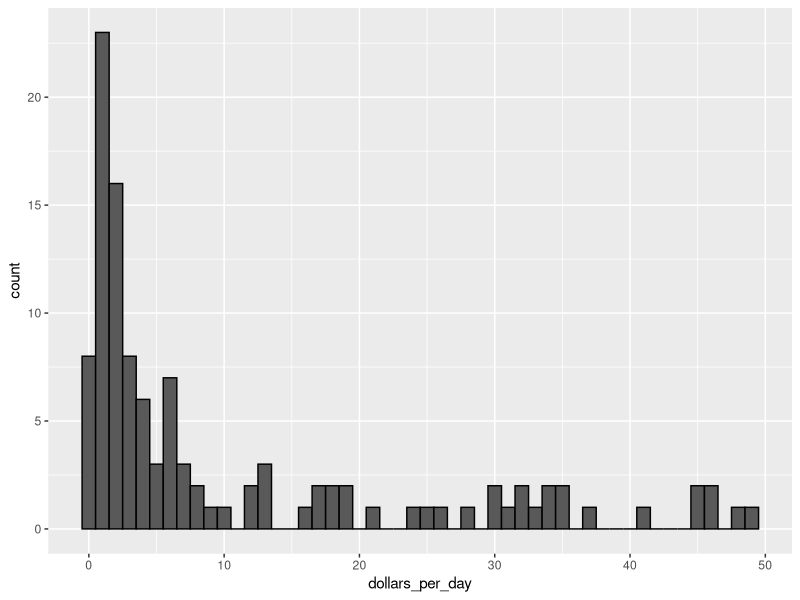
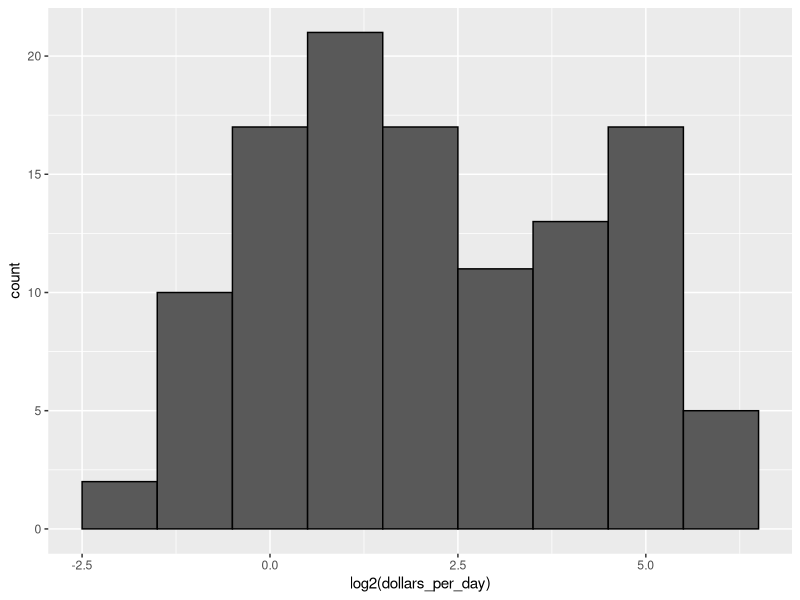
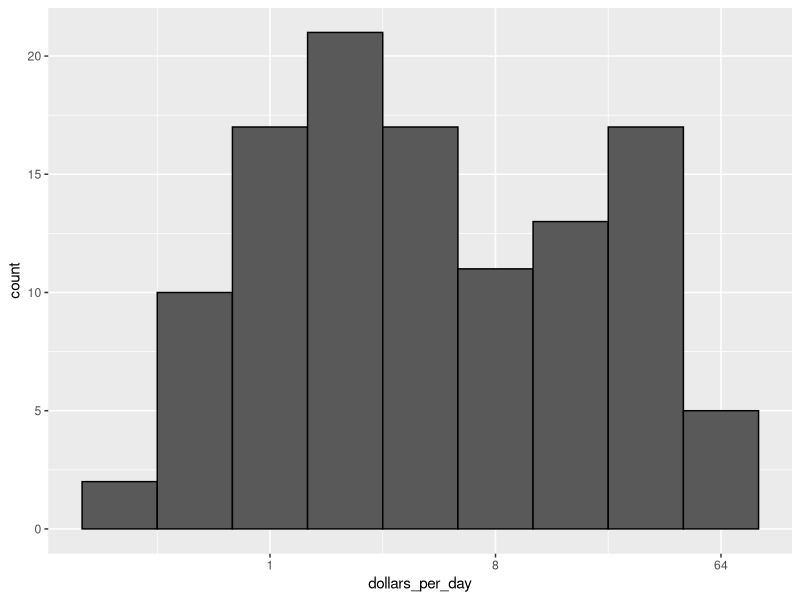
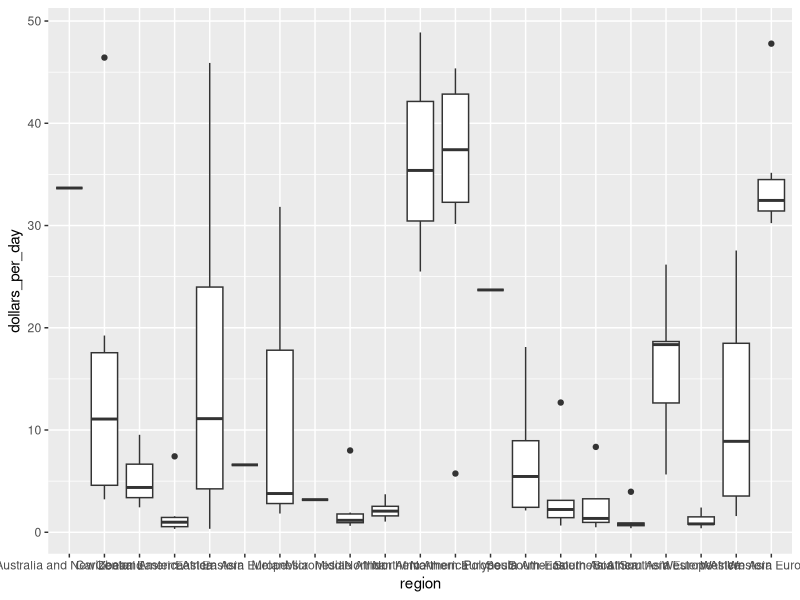
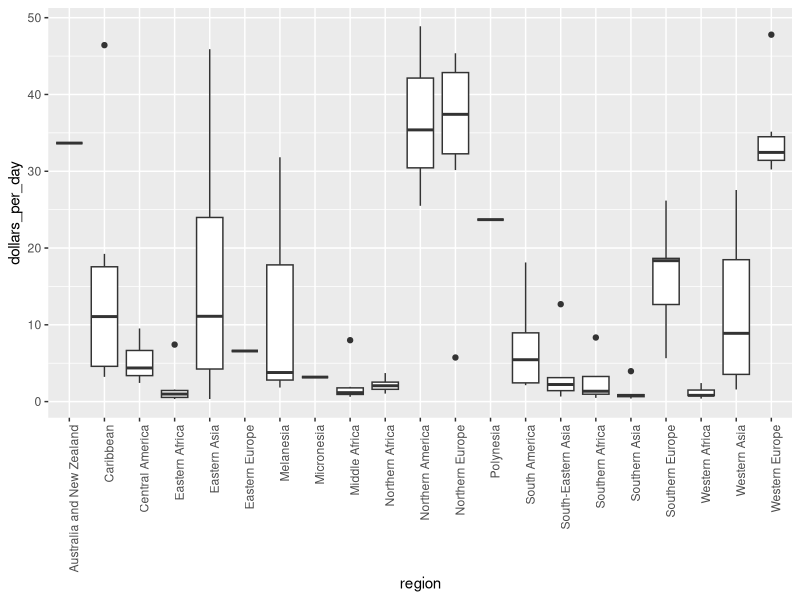
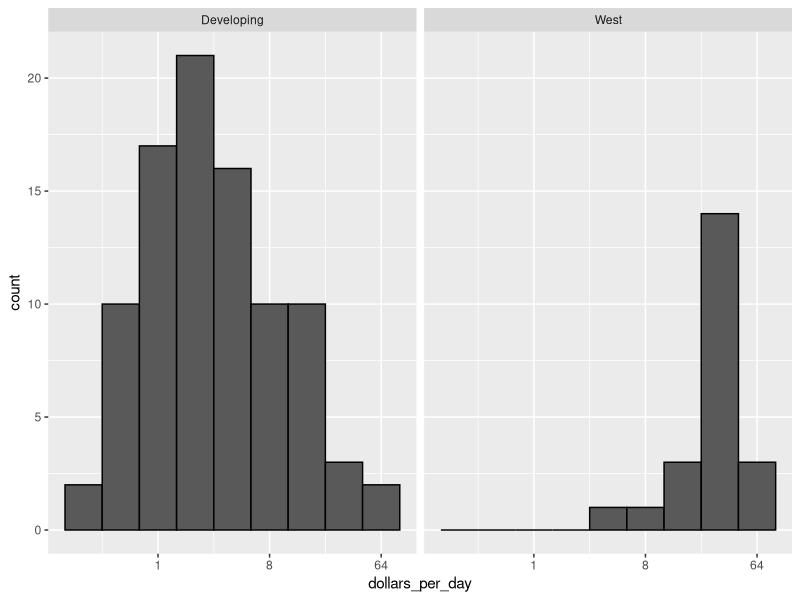
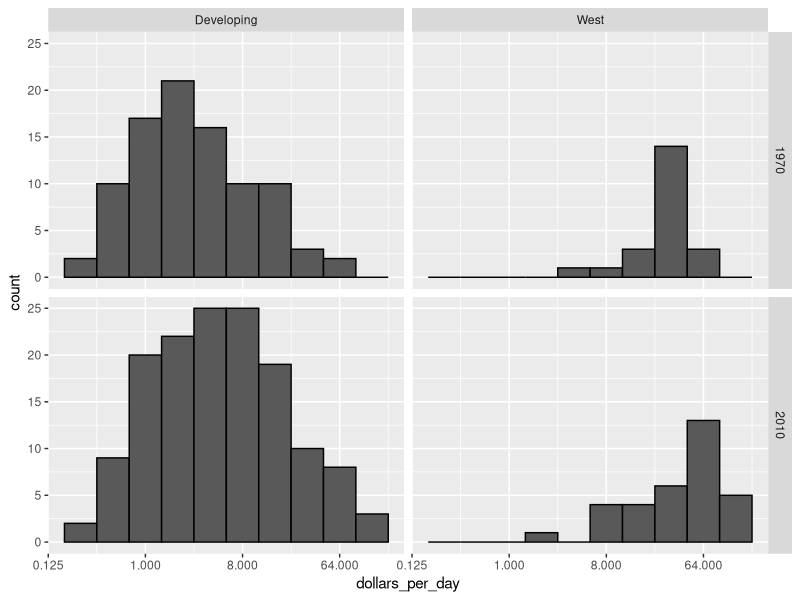
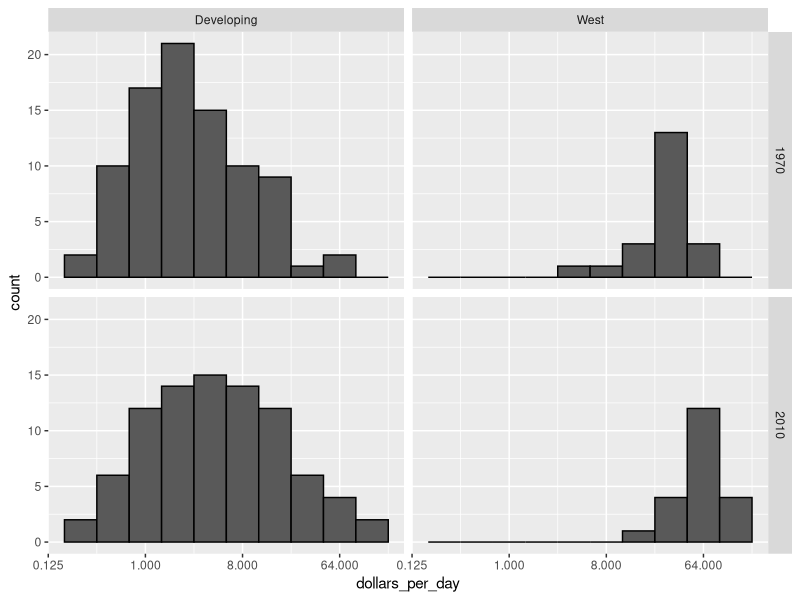

The R script that drew these images, in order: (Note: this script raises an error after producing the figures.)
# Ver Power bi.com o tableau
# Power BI Software de análisis e inteligencia de negocios - Tableau MX
#

# cargar e inspeccionar datos de gapminder
library(tidyverse)
library(dslabs)
data(gapminder)
head(gapminder)

# comparar la mortalidad infantil en Sri Lanka y Turquía
gapminder %>%
  filter(year == 2015 & country %in% c("Sri Lanka", "Turkey")) %>%
  select(country, infant_mortality)

# añadir variable de dólares por día
gapminder <- gapminder %>%
  mutate(dollars_per_day = gdp/population/365)

# histograma de dólares por día
past_year <- 1970
gapminder %>%
  filter(year == past_year & !is.na(gdp)) %>%
  ggplot(aes(dollars_per_day)) +
  geom_histogram(binwidth = 1, color = "black")

# repetir histograma con datos escalados log2
gapminder %>%
  filter(year == past_year & !is.na(gdp)) %>%
  ggplot(aes(log2(dollars_per_day))) +
  geom_histogram(binwidth = 1, color = "black")

# repetir histograma con eje x escalado log2
gapminder %>%
  filter(year == past_year & !is.na(gdp)) %>%
  ggplot(aes(dollars_per_day)) +
  geom_histogram(binwidth = 1, color = "black") +
  scale_x_continuous(trans = "log2")

# añadir variable de dólares por día
gapminder <- gapminder %>%
  mutate(dollars_per_day = gdp/population/365)

# número de regiones
length(levels(gapminder$region))

# diagrama de caja del PIB por región en 1970
past_year <- 1970
p <- gapminder %>%
  filter(year == past_year & !is.na(gdp)) %>%
  ggplot(aes(region, dollars_per_day))
p + geom_boxplot()

# rotar nombres en el eje x
p + geom_boxplot() +
  theme(axis.text.x = element_text(angle = 90, hjust = 1))

# por defecto, el orden de los factores es alfabético
fac <- factor(c("Asia", "Asia", "West", "West", "West"))
levels(fac)

# reordenar el factor por las medias de las categorías
value <- c(10, 11, 12, 6, 4)
fac <- reorder(fac, value, FUN = mean)
levels(fac)

# por defecto, el orden de los factores es alfabético
fac <- factor(c("Asia", "Asia", "West", "West", "West"))
levels(fac)

# reordenar el factor por las medias de las categorías
value <- c(10, 11, 12, 6, 4)
fac <- reorder(fac, value, FUN = mean)
levels(fac)

# añadir variable de dólares por día y definir año pasado
gapminder <- gapminder %>%
  mutate(dollars_per_day = gdp/population/365)
past_year <- 1970

# definir países occidentales
west <- c("Western Europe", "Northern Europe", "Southern Europe", "Northern America", "Australia and New Zealand")

# facetar por Oeste versus desarrollo
gapminder %>%
  filter(year == past_year & !is.na(gdp)) %>%
  mutate(group = ifelse(region %in% west, "West", "Developing")) %>%
  ggplot(aes(dollars_per_day)) +
  geom_histogram(binwidth = 1, color = "black") +
  scale_x_continuous(trans = "log2") +
  facet_grid(. ~ group)

# facetar por Oeste/desarrollo y año
present_year <- 2010
gapminder %>%
  filter(year %in% c(past_year, present_year) & !is.na(gdp)) %>%
  mutate(group = ifelse(region %in% west, "West", "Developing")) %>%
  ggplot(aes(dollars_per_day)) +
  geom_histogram(binwidth = 1, color = "black") +
  scale_x_continuous(trans = "log2") +
  facet_grid(year ~ group)

# definir países que tienen datos disponibles en ambos años
country_list_1 <- gapminder %>%
  filter(year == past_year & !is.na(dollars_per_day)) %>% .$country
country_list_2 <- gapminder %>%
  filter(year == present_year & !is.na(dollars_per_day)) %>% .$country
country_list <- intersect(country_list_1, country_list_2)

# hacer histograma incluyendo solo países con datos disponibles en ambos años
gapminder %>%
  filter(year %in% c(past_year, present_year) & country %in% country_list) %>%
  mutate(group = ifelse(region %in% west, "West", "Developing")) %>%
  ggplot(aes(dollars_per_day)) +
  geom_histogram(binwidth = 1, color = "black") +
  scale_x_continuous(trans = "log2") +
  facet_grid(year ~ group)

p <- gapminder %>%
  filter(year %in% c(past_year, present_year) & country %in% country_list) %>%
  mutate(region = reorder(region, dollars_per_day, FUN = median)) %>%
  ggplot() +
  theme(axis.text.x = element_text(angle = 90, hjust = 1)) +
  xlab("") + scale_y_continuous(trans = "log2")

p + geom_boxplot(aes(region, dollars_per_day, fill = continent)) +
  facet_grid(year ~ .)

# organizar diagramas de caja coincidentes uno al lado del otro, coloreados por año
p + geom_boxplot(aes(region, dollars_per_day, fill = factor(year)))

# gráficos de densidad suavizada - el área bajo cada curva suma a 1
gapminder %>%
  filter(year == past_year & country %in% country_list) %>%
  mutate(group = ifelse(region %in% west, "West", "Developing")) %>% 
  group_by(group) %>% summarize(n = n()) %>% knitr::kable()

# gráficos de densidad suavizada - conteos de variables en el eje y
p <- gapminder %>%
  filter(year == past_year & country %in% country_list) %>%
  mutate(group = ifelse(region %in% west, "West", "Developing")) %>%
  ggplot(aes(dollars_per_day, y = ..count.., fill = group)) +
  scale_x_continuous(trans = "log2")
p + geom_density(alpha = 0.2, bw = 0.75) + facet_grid(year ~ .)

# añadir grupo como factor, agrupando regiones
gapminder <- gapminder %>%
  mutate(group = case_when(
    .$region %in% west ~ "West",
    .$region %in% c("Eastern Asia", "South-Eastern Asia") ~ "East Asia",
    .$region %in% c("Caribbean", "Central America", "South America") ~ "Latin America",
    .$continent == "Africa" & .$region != "Northern Africa" ~ "Sub-Saharan Africa",
    TRUE ~ "Others"))

# reordenar niveles de factores
gapminder <- gapminder %>%
  mutate(group = factor(group, levels = c("Others", "Latin America", 
                                          "East Asia", "Sub-Saharan Africa", 
                                          "West")))

p<- gapminder %>%
  filter(year %in% c(past_year, present_year) & country %in% country_list) %>%
  ggplot(aes(dollars_per_day, fill = group)) +
  scale_x_continuous(trans = "log2")

# gráfico de densidad apilado
p + geom_density(alpha = 0.2, bw = 0.75, position = "stack") +
  facet_grid(year ~ .)

# gráfico de densidad apilado ponderado
gapminder %>%
  filter(year %in% c(past_year, present_year) & country %in% country_list) %>%
  group_by(year) %>%
  mutate(weight = population/sum(population*2)) %>%
  ungroup() %>%
  ggplot(aes(dollars_per_day, fill = group, weight = weight)) +
  scale_x_continuous(trans = "log2") +
  geom_density(alpha = 0.2, bw = 0.75, position = "stack") + facet_grid(year ~ .)


data(gapminder)

# añadir casos adicionales
gapminder <- gapminder %>%
  mutate(group = case_when(
    .$region %in% west ~ "The West",
    .$region %in% "Northern Africa" ~ "Northern Africa",
    .$region %in% c("Eastern Asia", "South-Eastern Asia") ~ "East Asia",
    .$region == "Southern Asia" ~ "Southern Asia",
    .$region %in% c("Central America", "South America", "Caribbean") ~ "Latin America",
    .$continent == "Africa" & .$region != "Northern Africa" ~ "Sub-Saharan Africa",
    .$region %in% c("Melanesia", "Micronesia", "Polynesia") ~ "Pacific Islands"))

# definir un dataframe con ingreso promedio del grupo y tasa promedio de supervivencia infantil
surv_income <- gapminder %>%
  filter(year %in% present_year & !is.na(gdp) & !is.na(infant_mortality) & !is.na(group)) %>%
  group_by(group) %>%
  summarize(income = sum(gdp)/sum(population)/365,
            infant_survival_rate = 1 - sum(infant_mortality/1000*population)/sum(population))
surv_income %>% arrange(income)

# gráfico de supervivencia infantil versus ingresos, con ejes transformados
surv_income %>% 
  ggplot(aes(income, infant_survival_rate, label = group, color = group)) +
  scale_x_continuous(trans = "log2", limit = c(0.25, 150)) +
  scale_y_continuous(trans = "logit", limit = c(0.875, .9981),
                     breaks = c(.85, .90, .95, .99, .995, .998)) +
  geom_label(size = 3, show.legend = F)




.
### Otros ===library(r2country)=== ==================================
library(dplyr)
# data(country_continent)
# data(country_population)

# datos <- merge(country_continent,country_population,by="country")

# promedio_por_continente <- datos |>
#   group_by(continent) |>
#   summarize(mean_population = mean(population))

# print(promedio_por_continente)
